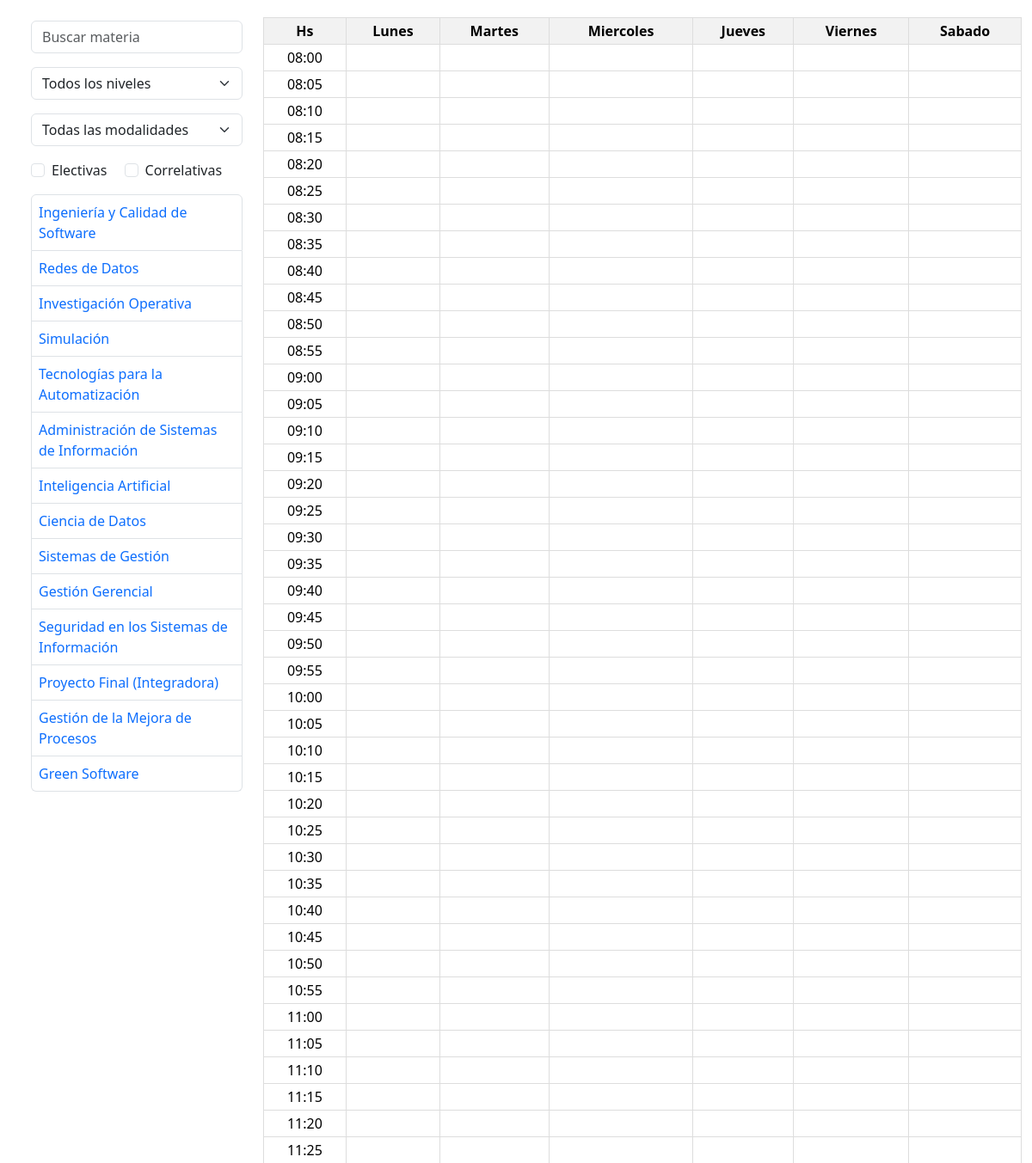
The app's page / (upper part), older data.
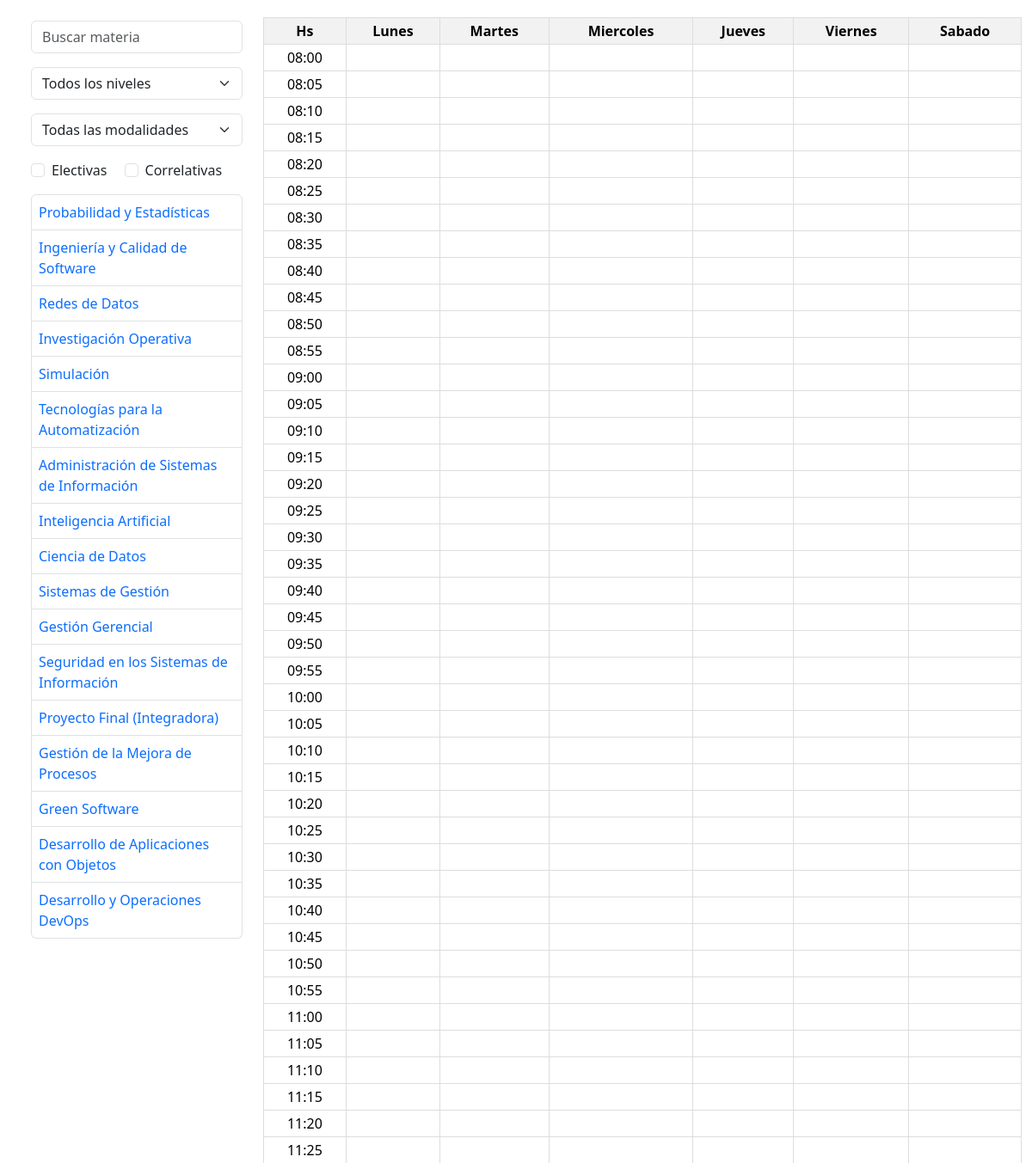
The same page, newer data.
### main/models.py (models this page shows, shortened)
class Materia(models.Model):
    regular = models.BooleanField(default=True)
    aprobado = models.BooleanField(default=True)
    electiva = models.BooleanField(default=False)
    color = models.CharField(max_length=7, default='#000000')
    nivel = models.ForeignKey(Nivel, on_delete=models.CASCADE, related_name='materias', null=True, blank=True)
    nombre = models.CharField(max_length=200)
    modalidad = models.ForeignKey(Modalidad, on_delete=models.CASCADE, null=True, blank=True)
    carga_horaria_semanal = models.PositiveIntegerField(default = 5)
    correlativasRegular = models.ManyToManyField('self', symmetrical=False, blank=True, related_name='correlativas_de_regular')
    correlativasAprobadas = models.ManyToManyField('self', symmetrical=False, blank=True, related_name='correlativas_de_aprobadas')
    def color_display(self):
        return format_html('<div style="width: 50px; height: 20px; background-color: {}; border: 1px solid #000;"></div>', self.color)
    color_display.short_description = 'Color'

### main/views.py (the view)
# urls.py: path('',home_view,name='home'),
def home_view(request):
    materias = Materia.objects.filter(aprobado=False).distinct()
    aprobadas = Materia.objects.filter(aprobado=True)
    cursos = Curso.objects.all().prefetch_related('horarios')
    horarios = Horario.objects.all()
    modalidades = Modalidad.objects.all()
    niveles = Nivel.objects.all()
    dias = ["Lunes", "Martes", "Miercoles", "Jueves", "Viernes","Sabado"]
    materias_no_aprobadas = serialize('json', materias)
    materias_aprobadas = serialize('json', aprobadas)
    madalidadesJson = serialize('json', modalidades)
    return render(request, 'home/home.html', {'materias': materias, 'cursos': cursos,
                                               'horarios': horarios, 'dias': dias,
                                                'modalidades':modalidades,
                                                'niveles':niveles,'aprobadas':aprobadas,
                                                'materias_no_aprobadas':materias_no_aprobadas,
                                                'materias_aprobadas':materias_aprobadas,
                                                'jsonModalidades':madalidadesJson    })

### main/templates/home/home.html (shortened to what this page needs)
<!DOCTYPE html>
<html lang="en">
<head>
    <link href="https://cdn.jsdelivr.net/npm/bootstrap@5.3.3/dist/css/bootstrap.min.css" rel="stylesheet">
</head>
<body>
    <div class="container-fluid">
        <div class="" style="display: grid; grid-template-columns: 25% auto;">
            <div class="border-right p-4" >
                <input type="text" id="search-input" class="form-control mb-3" placeholder="Buscar materia" list="materias-datalist">
                <select id="nivel-select" class="form-select mb-3">
                    <option value="">Todos los niveles</option>
                </select>
                <select class="form-select mb-3" id="modalidad-select" aria-label="Select Modalidades">
                    <option value="">Todas las modalidades</option>
                  </select>
                <div class="form-check form-check-inline mb-3">
                    <input class="form-check-input" type="checkbox" id="electivas-checkbox">
                    <label class="form-check-label" for="electivas-checkbox">Electivas</label>
                </div>
                <div class="form-check form-check-inline mb-3">
                    <input class="form-check-input" type="checkbox" id="correlativas-checkbox">
                    <label class="form-check-label" for="correlativas-checkbox">Correlativas</label>
                </div>
                <ul id="materias-list" class="list-group">
                    {% for materia in materias %}
                        <li class="list-group-item p-2 materia-item" data-nivel="{{ materia.nivel.id }}">
                            <a href="#" class="materia-link text-decoration-none" data-id="{{ materia.id }}" aria-expanded="false" aria-controls="collapse{{ materia.id }}">{{ materia.nombre }}</a>
                        </li>
                    {% endfor %}
                </ul>
            </div>
            <div class="" >
                <table class="schedule table table-bordered" id="tablaHorario">
                    <thead>
                        <tr>
                            <th>Hs</th>
                            {% for dia in dias %}
                                <th>{{ dia }}</th>
                            {% endfor %}
                        </tr>
                    </thead>
                    <tbody>
                    </tbody>
                </table>
            </div>
        </div>
    </div>
</body>
</html>

### main/templates/home/home.html (style rules this page uses)
.schedule { width: 100%; margin: 20px auto; border-collapse: collapse; }
.schedule th, .schedule td { border: 1px solid #ddd; padding: 3px; text-align: center; }
.schedule th { background-color: #f2f2f2; }
.text-decoration-none { text-decoration: none !important; }
.p-2 { padding: 0.5rem !important; }

Row changes from the older to the newer data that the page shows:
now on this page (row edited): Materia: nombre "Probabilidad y Estadísticas"
added Materia: nombre "Desarrollo de Aplicaciones con Objetos"
added Materia: nombre "Desarrollo y Operaciones DevOps"
